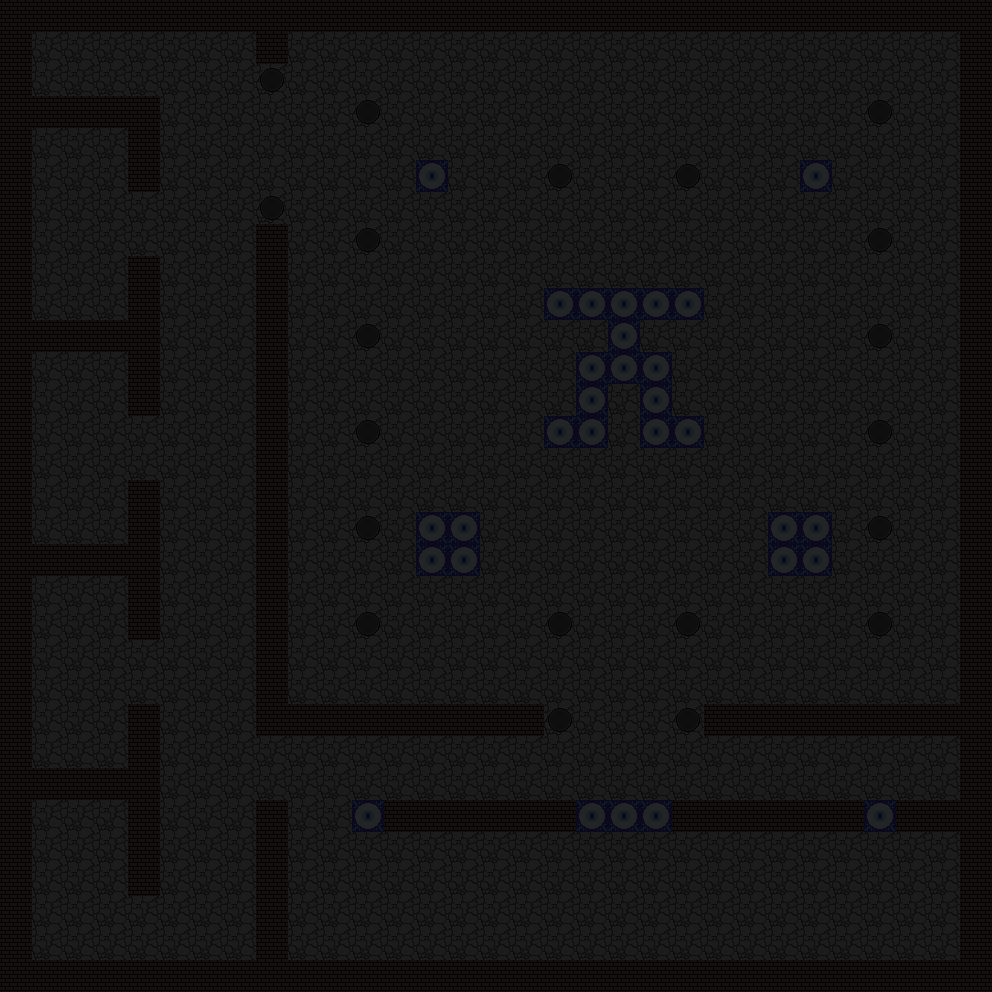

A level layout from a 2D game, rendered from its tile map. Below: a short description, then the map file with its tile-grid data intact:
An orthogonal 31x31 tile map with 32x32 px tiles, 2 tile layers (Ground, Darkness) and 10 objects (5x Light Stone, 4x Enemy, Player).

<map version="1.0" orientation="orthogonal" renderorder="right-down" width="31" height="31" tilewidth="32" tileheight="32" nextobjectid="33">
 <tileset firstgid="1" name="practiceTileset" tilewidth="32" tileheight="32">
  <image source="../assets/practiceTileset.png" trans="ff0080" width="128" height="64" />
  <tile id="0">
   <properties>
    <property name="name" value="darkness" />
   </properties>
  </tile>
  <tile id="2">
   <properties>
    <property name="name" value="transparent" />
   </properties>
  </tile>
  <tile id="3">
   <properties>
    <property name="event" value="yes" />
    <property name="light" value="source" />
    <property name="light_distance" value="3" />
    <property name="name" value="detail" />
    <property name="solid" value="yes" />
   </properties>
  </tile>
  <tile id="4">
   <properties>
    <property name="name" value="floor" />
   </properties>
  </tile>
  <tile id="5">
   <properties>
    <property name="light" value="sink" />
    <property name="name" value="wall" />
    <property name="solid" value="yes" />
   </properties>
  </tile>
  <tile id="6">
   <properties>
    <property name="solid" value="yes" />
   </properties>
  </tile>
  <tile id="7">
   <properties>
    <property name="solid" value="yes" />
   </properties>
  </tile>
 </tileset>
 <layer name="Ground" width="31" height="31">
  <data encoding="csv">
6,6,6,6,6,6,6,6,6,6,6,6,6,6,6,6,6,6,6,6,6,6,6,6,6,6,6,6,6,6,6,
6,5,5,5,5,5,5,5,6,5,5,5,5,5,5,5,5,5,5,5,5,5,5,5,5,5,5,5,5,5,6,
6,5,5,5,5,5,5,5,8,5,5,5,5,5,5,5,5,5,5,5,5,5,5,5,5,5,5,5,5,5,6,
6,6,6,6,6,5,5,5,5,5,5,8,5,5,5,5,5,5,5,5,5,5,5,5,5,5,5,8,5,5,6,
6,5,5,5,6,5,5,5,5,5,5,5,5,5,5,5,5,5,5,5,5,5,5,5,5,5,5,5,5,5,6,
6,5,5,5,6,5,5,5,5,5,5,5,5,4,5,5,5,8,5,5,5,8,5,5,5,4,5,5,5,5,6,
6,5,5,5,5,5,5,5,8,5,5,5,5,5,5,5,5,5,5,5,5,5,5,5,5,5,5,5,5,5,6,
6,5,5,5,5,5,5,5,6,5,5,8,5,5,5,5,5,5,5,5,5,5,5,5,5,5,5,8,5,5,6,
6,5,5,5,6,5,5,5,6,5,5,5,5,5,5,5,5,5,5,5,5,5,5,5,5,5,5,5,5,5,6,
6,5,5,5,6,5,5,5,6,5,5,5,5,5,5,5,5,4,4,4,4,4,5,5,5,5,5,5,5,5,6,
6,6,6,6,6,5,5,5,6,5,5,8,5,5,5,5,5,5,5,4,5,5,5,5,5,5,5,8,5,5,6,
6,5,5,5,6,5,5,5,6,5,5,5,5,5,5,5,5,5,4,4,4,5,5,5,5,5,5,5,5,5,6,
6,5,5,5,6,5,5,5,6,5,5,5,5,5,5,5,5,5,4,5,4,5,5,5,5,5,5,5,5,5,6,
6,5,5,5,5,5,5,5,6,5,5,8,5,5,5,5,5,4,4,5,4,4,5,5,5,5,5,8,5,5,6,
6,5,5,5,5,5,5,5,6,5,5,5,5,5,5,5,5,5,5,5,5,5,5,5,5,5,5,5,5,5,6,
6,5,5,5,6,5,5,5,6,5,5,5,5,5,5,5,5,5,5,5,5,5,5,5,5,5,5,5,5,5,6,
6,5,5,5,6,5,5,5,6,5,5,8,5,4,4,5,5,5,5,5,5,5,5,5,4,4,5,8,5,5,6,
6,6,6,6,6,5,5,5,6,5,5,5,5,4,4,5,5,5,5,5,5,5,5,5,4,4,5,5,5,5,6,
6,5,5,5,6,5,5,5,6,5,5,5,5,5,5,5,5,5,5,5,5,5,5,5,5,5,5,5,5,5,6,
6,5,5,5,6,5,5,5,6,5,5,8,5,5,5,5,5,8,5,5,5,8,5,5,5,5,5,8,5,5,6,
6,5,5,5,5,5,5,5,6,5,5,5,5,5,5,5,5,5,5,5,5,5,5,5,5,5,5,5,5,5,6,
6,5,5,5,5,5,5,5,6,5,5,5,5,5,5,5,5,5,5,5,5,5,5,5,5,5,5,5,5,5,6,
6,5,5,5,6,5,5,5,6,6,6,6,6,6,6,6,6,8,5,5,5,8,6,6,6,6,6,6,6,6,6,
6,5,5,5,6,5,5,5,5,5,5,5,5,5,5,5,5,5,5,5,5,5,5,5,5,5,5,5,5,5,6,
6,6,6,6,6,5,5,5,5,5,5,5,5,5,5,5,5,5,5,5,5,5,5,5,5,5,5,5,5,5,6,
6,5,5,5,6,5,5,5,6,5,5,4,6,6,6,6,6,6,4,4,4,6,6,6,6,6,6,4,6,6,6,
6,5,5,5,6,5,5,5,6,5,5,5,5,5,5,5,5,5,5,5,5,5,5,5,5,5,5,5,5,5,6,
6,5,5,5,6,5,5,5,6,5,5,5,5,5,5,5,5,5,5,5,5,5,5,5,5,5,5,5,5,5,6,
6,5,5,5,5,5,5,5,6,5,5,5,5,5,5,5,5,5,5,5,5,5,5,5,5,5,5,5,5,5,6,
6,5,5,5,5,5,5,5,6,5,5,5,5,5,5,5,5,5,5,5,5,5,5,5,5,5,5,5,5,5,6,
6,6,6,6,6,6,6,6,6,6,6,6,6,6,6,6,6,6,6,6,6,6,6,6,6,6,6,6,6,6,6
</data>
 </layer>
 <objectgroup name="Objects">
  <object id="20" name="Player" x="64" y="64" />
  <object id="23" name="Enemy" x="608" y="64" width="32" height="32" />
  <object id="24" name="Enemy" x="64" y="832" width="32" height="32" />
  <object id="26" name="Light Stone" x="32" y="192" width="32" height="32" />
  <object id="27" name="Light Stone" x="384" y="832" width="32" height="32" />
  <object id="28" name="Light Stone" x="32" y="640" width="32" height="32" />
  <object id="29" name="Light Stone" x="32" y="448" width="32" height="32" />
  <object id="30" name="Enemy" x="64" y="384" width="32" height="32" />
  <object id="31" name="Enemy" x="896" y="896" width="32" height="32" />
  <object id="32" name="Light Stone" x="32" y="928" width="32" height="32" />
 </objectgroup>
 <layer name="Darkness" width="31" height="31" opacity="0.86">
  <data encoding="csv">
1,1,1,1,1,1,1,1,1,1,1,1,1,1,1,1,1,1,1,1,1,1,1,1,1,1,1,1,1,1,1,
1,1,1,1,1,1,1,1,1,1,1,1,1,1,1,1,1,1,1,1,1,1,1,1,1,1,1,1,1,1,1,
1,1,1,1,1,1,1,1,1,1,1,1,1,1,1,1,1,1,1,1,1,1,1,1,1,1,1,1,1,1,1,
1,1,1,1,1,1,1,1,1,1,1,1,1,1,1,1,1,1,1,1,1,1,1,1,1,1,1,1,1,1,1,
1,1,1,1,1,1,1,1,1,1,1,1,1,1,1,1,1,1,1,1,1,1,1,1,1,1,1,1,1,1,1,
1,1,1,1,1,1,1,1,1,1,1,1,1,1,1,1,1,1,1,1,1,1,1,1,1,1,1,1,1,1,1,
1,1,1,1,1,1,1,1,1,1,1,1,1,1,1,1,1,1,1,1,1,1,1,1,1,1,1,1,1,1,1,
1,1,1,1,1,1,1,1,1,1,1,1,1,1,1,1,1,1,1,1,1,1,1,1,1,1,1,1,1,1,1,
1,1,1,1,1,1,1,1,1,1,1,1,1,1,1,1,1,1,1,1,1,1,1,1,1,1,1,1,1,1,1,
1,1,1,1,1,1,1,1,1,1,1,1,1,1,1,1,1,1,1,1,1,1,1,1,1,1,1,1,1,1,1,
1,1,1,1,1,1,1,1,1,1,1,1,1,1,1,1,1,1,1,1,1,1,1,1,1,1,1,1,1,1,1,
1,1,1,1,1,1,1,1,1,1,1,1,1,1,1,1,1,1,1,1,1,1,1,1,1,1,1,1,1,1,1,
1,1,1,1,1,1,1,1,1,1,1,1,1,1,1,1,1,1,1,1,1,1,1,1,1,1,1,1,1,1,1,
1,1,1,1,1,1,1,1,1,1,1,1,1,1,1,1,1,1,1,1,1,1,1,1,1,1,1,1,1,1,1,
1,1,1,1,1,1,1,1,1,1,1,1,1,1,1,1,1,1,1,1,1,1,1,1,1,1,1,1,1,1,1,
1,1,1,1,1,1,1,1,1,1,1,1,1,1,1,1,1,1,1,1,1,1,1,1,1,1,1,1,1,1,1,
1,1,1,1,1,1,1,1,1,1,1,1,1,1,1,1,1,1,1,1,1,1,1,1,1,1,1,1,1,1,1,
1,1,1,1,1,1,1,1,1,1,1,1,1,1,1,1,1,1,1,1,1,1,1,1,1,1,1,1,1,1,1,
1,1,1,1,1,1,1,1,1,1,1,1,1,1,1,1,1,1,1,1,1,1,1,1,1,1,1,1,1,1,1,
1,1,1,1,1,1,1,1,1,1,1,1,1,1,1,1,1,1,1,1,1,1,1,1,1,1,1,1,1,1,1,
1,1,1,1,1,1,1,1,1,1,1,1,1,1,1,1,1,1,1,1,1,1,1,1,1,1,1,1,1,1,1,
1,1,1,1,1,1,1,1,1,1,1,1,1,1,1,1,1,1,1,1,1,1,1,1,1,1,1,1,1,1,1,
1,1,1,1,1,1,1,1,1,1,1,1,1,1,1,1,1,1,1,1,1,1,1,1,1,1,1,1,1,1,1,
1,1,1,1,1,1,1,1,1,1,1,1,1,1,1,1,1,1,1,1,1,1,1,1,1,1,1,1,1,1,1,
1,1,1,1,1,1,1,1,1,1,1,1,1,1,1,1,1,1,1,1,1,1,1,1,1,1,1,1,1,1,1,
1,1,1,1,1,1,1,1,1,1,1,1,1,1,1,1,1,1,1,1,1,1,1,1,1,1,1,1,1,1,1,
1,1,1,1,1,1,1,1,1,1,1,1,1,1,1,1,1,1,1,1,1,1,1,1,1,1,1,1,1,1,1,
1,1,1,1,1,1,1,1,1,1,1,1,1,1,1,1,1,1,1,1,1,1,1,1,1,1,1,1,1,1,1,
1,1,1,1,1,1,1,1,1,1,1,1,1,1,1,1,1,1,1,1,1,1,1,1,1,1,1,1,1,1,1,
1,1,1,1,1,1,1,1,1,1,1,1,1,1,1,1,1,1,1,1,1,1,1,1,1,1,1,1,1,1,1,
1,1,1,1,1,1,1,1,1,1,1,1,1,1,1,1,1,1,1,1,1,1,1,1,1,1,1,1,1,1,1
</data>
 </layer>
</map>
